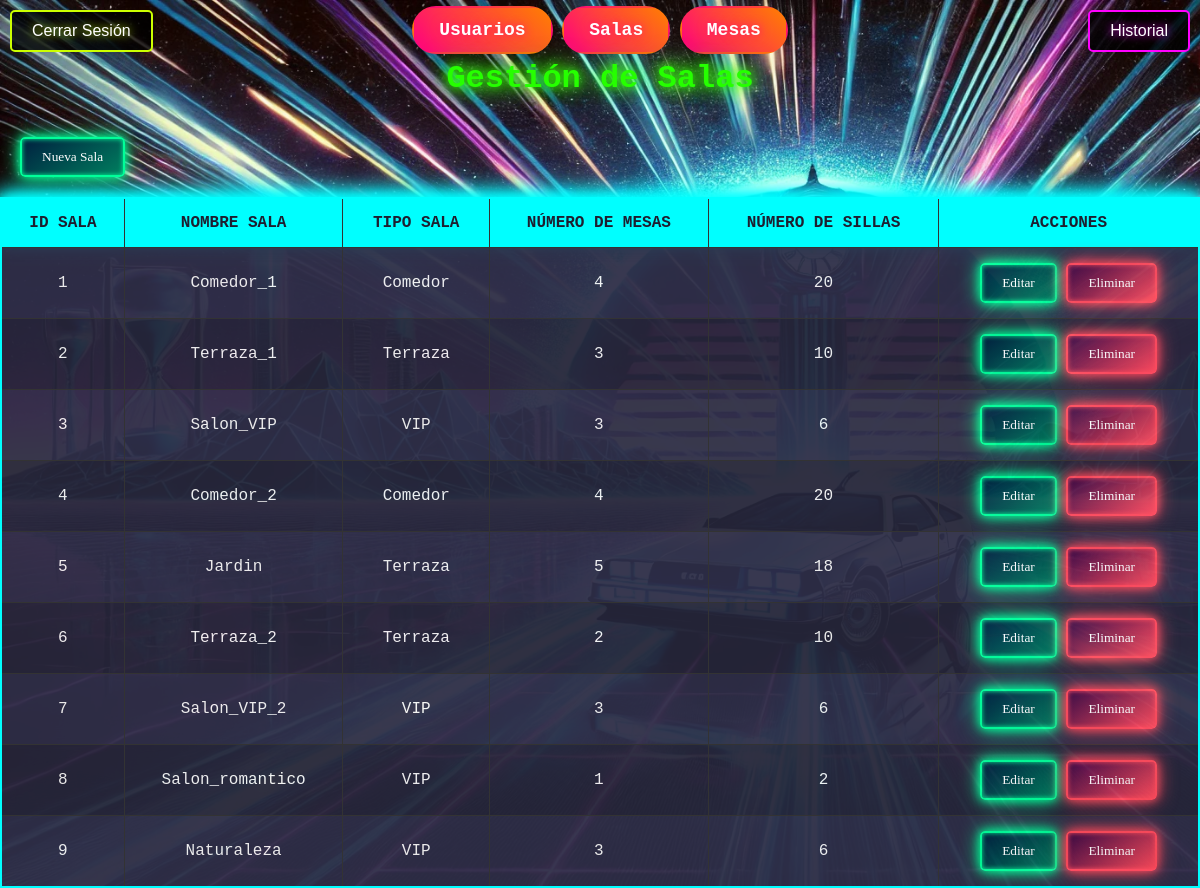
The app's page /Paginas/Admin/administracion.php?vista=salas (signed in) with its own data.
### tables this page shows
CREATE TABLE tbl_salas(
    id_salas INT NOT NULL AUTO_INCREMENT PRIMARY KEY,
    name_sala VARCHAR(15) NOT NULL,
    tipo_sala INT NOT NULL,
    foto_sala VARCHAR(255) NULL
);

CREATE TABLE tipo_salas(
    id_tipo_sala INT NOT NULL AUTO_INCREMENT PRIMARY KEY,
    nombre_tipo_sala VARCHAR(50) NOT NULL
);

### Paginas/Admin/administracion.php (the view, shortened to what this page needs)
<?php
if (!isset($_SESSION["adminID"])) {
    header('Location: ../../index.php?error=nosesion');
    exit();
} else {
    $id_user = $_SESSION["adminID"];
}
require_once "../../Procesos/conection.php";
$vista = isset($_GET['vista']) ? $_GET['vista'] : 'usuarios';
?>
<!DOCTYPE html>
<html lang="en">
<head>
    <link rel="stylesheet" href="../../CSS/estilos-crud.css">
</head>
<body>
    <a href='../../Procesos/destruir.php'><button class='logout'>Cerrar Sesión</button></a>
    <a href="../Camarero/historial.php"><button type="button" class="back">Historial</button></a>
    <div class="botones">
        <a href="?vista=usuarios">Usuarios</a>
        <a href="?vista=salas">Salas</a>
        <a href="?vista=mesas">Mesas</a>
    </div>
    <?php if ($vista === 'usuarios'): ?>
        <h2>Gestión de Usuarios</h2>
        <a href='./new_user.php'><button class='new'>Nuevo Usuario</button></a>
        <table>
            <thead>
                <tr>
                    <th>ID Usuario</th>
                    <th>Nombre</th>
                    <th>Apellido</th>
                    <th>Username</th>
                    <th>Rol</th>
                    <th>Acciones</th>
                </tr>
            </thead>
            <tbody>
            <?php
            $sql = "SELECT tbl_user.id_user, tbl_user.name, tbl_user.surname, tbl_user.username, roles.nombre_rol
                    FROM tbl_user
                    INNER JOIN roles ON tbl_user.rol_user = roles.id_rol
                    WHERE tbl_user.id_user != :current_user -- Excluir al user actual
                    ORDER BY tbl_user.id_user;";
            $stmt = $conn->prepare($sql);
            $stmt->bindParam(':current_user', $id_user, PDO::PARAM_INT);
            $stmt->execute();
            $usuarios = $stmt->fetchAll();
            if (count($usuarios) > 0) {
                foreach ($usuarios as $row) {
                    echo "<tr>";
                    echo "<td>{$row['id_user']}</td>";
                    echo "<td>{$row['name']}</td>";
                    echo "<td>{$row['surname']}</td>";
                    echo "<td>{$row['username']}</td>";
                    echo "<td>{$row['nombre_rol']}</td>";
                    echo "<td>
                            <a href='./edit_user.php?id={$row['id_user']}'><button class='btn'>Editar</button></a>
                            <a href='../../Procesos/delete_user.php?id={$row['id_user']}'><button class='btn-delete'>Eliminar</button></a>
                        </td>";
                    echo "</tr>";
                }
            } else {
                echo "<tr><td colspan='6'>No hay usuarios registrados.</td></tr>";
            }
            ?>
            </tbody>
        </table>
    <?php elseif ($vista === 'salas'): ?>
        <h2>Gestión de Salas</h2>
        <a href='./new_sala.php'><button class='new'>Nueva Sala</button></a>
        <table>
            <thead>
                <tr>
                    <th>ID Sala</th>
                    <th>Nombre Sala</th>
                    <th>Tipo Sala</th>
                    <th>Número de Mesas</th>
                    <th>Número de Sillas</th>
                    <th>Acciones</th>
                </tr>
            </thead>
            <tbody>
            <?php
            $sql_salas = "SELECT tbl_salas.id_salas, tbl_salas.name_sala, tipo_salas.nombre_tipo_sala,
            COUNT(tbl_mesas.id_mesa) AS mesas, SUM(tbl_mesas.n_asientos) AS sillas
            FROM tbl_salas
            LEFT JOIN tbl_mesas ON tbl_salas.id_salas = tbl_mesas.id_sala
            INNER JOIN tipo_salas ON tbl_salas.tipo_sala = tipo_salas.id_tipo_sala
            GROUP BY tbl_salas.id_salas, tbl_salas.name_sala, tipo_salas.nombre_tipo_sala
            ORDER BY tbl_salas.id_salas";
            $stmt = $conn->query($sql_salas);
            $salas = $stmt->fetchAll();
            if (count($salas) > 0) {
                foreach ($salas as $row) {
                    echo "<tr>";
                    echo "<td>{$row['id_salas']}</td>";
                    echo "<td>{$row['name_sala']}</td>";
                    echo "<td>{$row['nombre_tipo_sala']}</td>";
                    echo "<td>{$row['mesas']}</td>";
                    echo "<td>{$row['sillas']}</td>";
                    echo "<td>
                            <a href='./edit_sala.php?id={$row['id_salas']}'><button class='btn'>Editar</button></a>
                            <a href='../../Procesos/delete_sala.php?id={$row['id_salas']}'><button class='btn-delete'>Eliminar</button></a>
                        </td>";
                    echo "</tr>";
                }
            } else {
                echo "<tr><td colspan='6'>No hay salas registradas.</td></tr>";
            }
            ?>
            </tbody>
        </table>
    <?php endif; ?>
</body>
</html>

### CSS/estilos-crud.css (style rules this page uses)
body { font-family: 'Courier New', Courier, monospace; background-image: url(../CSS/img/Fondo/e3617fb7-7db9-4c1d-abf6-f05a660bcdee.webp); background-size: cover; background-repeat: no-repeat; background-attachment: fixed; color: #f5f5f5; margin: 0; padding: 0; }
h2 { text-align: center; font-size: 32px; font-family: 'Courier New', Courier, monospace; color: #26ff00; text-shadow: 0 0 10px #39ff14, 0 0 20px #39ff14, 0 0 30px #39ff14; margin: 20px 0; }
table { width: 100%; border-collapse: collapse; border: 2px solid #0ff; box-shadow: 0 0 20px #0ff, 0 0 30px #0ff; }
th, td { border: 1px solid #333; padding: 15px; text-align: center; font-size: 16px; }
th { background-color: #0ff; color: #1e1e2f; text-transform: uppercase; font-weight: bold; box-shadow: 0 0 10px #0ff, 0 0 20px #0ff; }
td { background-color: #2e2e47; opacity: 0.95; color: #f5f5f5; }
tr:nth-child(even) td { background-color: #252539; }
.new { font-family: 'Press Start 2P', cursive; display: inline-block; padding: 10px 20px; color: #fff; text-decoration: none; border: 2px solid #00ff99; border-radius: 5px; background: linear-gradient(145deg, #001f3f, #007f5f); box-shadow: 0 0 10px #00ff99, 0 0 20px #00ff99, inset 0 0 5px #00ff99; transition: all 0.3s ease-in-out; margin: 20px; }
.botones { text-align: center; margin: 20px; }
.botones a { padding: 12px 25px; background: linear-gradient(45deg, #ff0080, #ff8000); color: white; text-decoration: none; border-radius: 25px; font-size: 18px; font-weight: bold; text-shadow: 0 0 10px #ff0080, 0 0 20px #ff8000; border: 2px solid transparent; transition: all 0.3s ease-in-out; }
.btn { font-family: 'Press Start 2P', cursive; display: inline-block; padding: 10px 20px; color: #fff; text-decoration: none; border: 2px solid #00ff99; border-radius: 5px; background: linear-gradient(145deg, #001f3f, #007f5f); box-shadow: 0 0 10px #00ff99, 0 0 20px #00ff99, inset 0 0 5px #00ff99; transition: all 0.3s ease-in-out; }
.btn-delete { font-family: 'Press Start 2P', cursive; display: inline-block; padding: 10px 20px; color: #fff; text-decoration: none; border: 2px solid #ff4b5c; border-radius: 5px; background: linear-gradient(145deg, #3b0a45, #ff4b5c); box-shadow: 0 0 10px #ff4b5c, 0 0 20px #ff4b5c, inset 0 0 5px #ff4b5c; transition: all 0.3s ease-in-out; }
.logout { position: absolute; top: 10px; left: 10px; padding: 10px 20px; font-size: 16px; color: #fff; background-color: rgba(0, 0, 0, 0.8); border: 2px solid #CCFF00; border-radius: 5px; cursor: pointer; transition: background-color 0.3s, transform 0.2s; text-shadow: 0 0 10px #CCFF00; }
.back { position: absolute; top: 10px; right: 10px; padding: 10px 20px; font-size: 16px; color: #fff; background-color: rgba(0, 0, 0, 0.8); border: 2px solid #ff00ff; border-radius: 5px; cursor: pointer; transition: background-color 0.3s, transform 0.2s; text-shadow: 0 0 10px #ff00ff; }

### records on screen
tbl_salas: id_salas "1", name_sala "Comedor_1", tipo_sala.nombre_tipo_sala "Comedor", mesas "4", sillas "20"
tbl_salas: id_salas "2", name_sala "Terraza_1", tipo_sala.nombre_tipo_sala "Terraza", mesas "3", sillas "10"
tbl_salas: id_salas "3", name_sala "Salon_VIP", tipo_sala.nombre_tipo_sala "VIP", mesas "3", sillas "6"
tbl_salas: id_salas "4", name_sala "Comedor_2", tipo_sala.nombre_tipo_sala "Comedor", mesas "4", sillas "20"
tbl_salas: id_salas "5", name_sala "Jardin", tipo_sala.nombre_tipo_sala "Terraza", mesas "5", sillas "18"
tbl_salas: id_salas "6", name_sala "Terraza_2", tipo_sala.nombre_tipo_sala "Terraza", mesas "2", sillas "10"
tbl_salas: id_salas "7", name_sala "Salon_VIP_2", tipo_sala.nombre_tipo_sala "VIP", mesas "3", sillas "6"
tbl_salas: id_salas "8", name_sala "Salon_romantico", tipo_sala.nombre_tipo_sala "VIP", mesas "1", sillas "2"
tbl_salas: id_salas "9", name_sala "Naturaleza", tipo_sala.nombre_tipo_sala "VIP", mesas "3", sillas "6"
